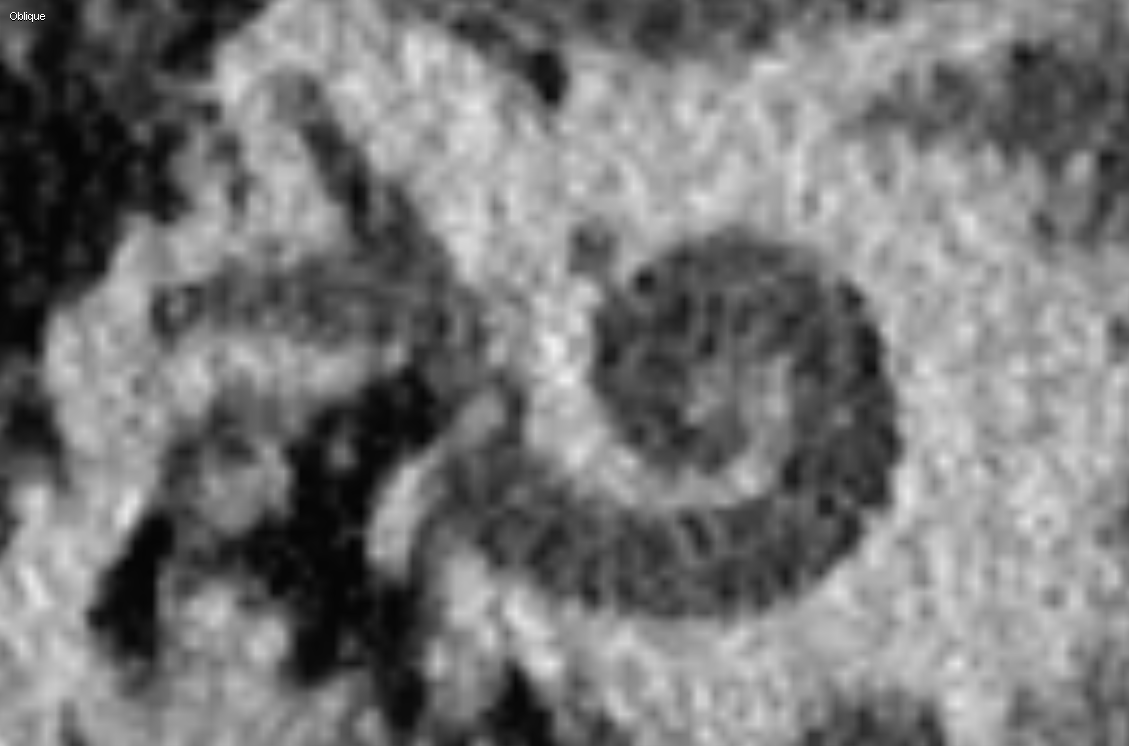
#> input picture DATA/ID03/ID03pre.png, 1129 x 746 px; its folder holds only this picture in this run
$ python main.py
#> lines starting #> are read from the running program, lines starting #| are printed output that depends on the picture; after the words box and inside, x2 and y2 are one past the last pixel; in counts of white or black regions, pixels touching at a corner belong together; pictures that were not available may be replaced by others from this repository, and a replacement may not be noted
#> further down, pre is the input picture: shape (746, 1129, 4) float32; mean R, G, B, A 0.467, 0.467, 0.467, 1
### utils.py

import sys
import numpy as np
from skimage import  measure
from scipy import spatial
import cv2
import imutils
from operator import itemgetter


def crop_image(img):
    '''
    Crops image to remove text in top left/right corner.
    '''
    crop_img = img[50:img.shape[0], 0:img.shape[1]]
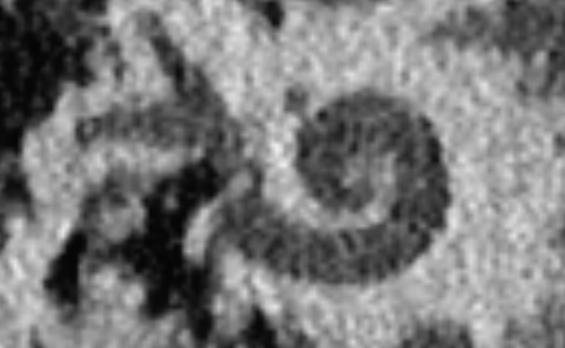
#> crop_img: shape (696, 1129, 4) float32 (shown at 1/2 size); mean R, G, B, A 0.472, 0.472, 0.472, 1
    return crop_img

def normalize(img):
    '''
    Normalize image so all pixel values are between 0 and 1.
    '''
    min_pixel = np.amin(img)
#> min_pixel = 0.0118
    max_pixel = np.amax(img)
#> max_pixel = 1
    norm_img = (img - min_pixel) * (1 / (max_pixel - min_pixel))
    return norm_img


def find_bright_points(image):
    '''
    Find brightest points in image. Function uses thresholding, based on the
    mean pixel of an image, to extract the brightest pixels.
    INPUT:
        - image: post-operative image
    OUTPUT:
        - thresh_img: mask image showing pixels between determined threshold and 1
    '''
    gray = cv2.cvtColor(image, cv2.COLOR_BGR2GRAY)
    mean_pixel = np.mean(gray)
#> mean_pixel = 0.465
    if mean_pixel < 0.1:
        thresh = 0.155
    elif mean_pixel > 0.1 and mean_pixel < 0.2:
        thresh = 0.35
    elif mean_pixel > 0.2 and mean_pixel < 0.285:
        thresh = 0.5
    elif mean_pixel > 0.285 and mean_pixel < 0.5:
        thresh = 0.8
    elif mean_pixel > 0.5:
        thresh = 0.99
    thresh_img = cv2.threshold(gray, thresh, 1, cv2.THRESH_BINARY)[1]
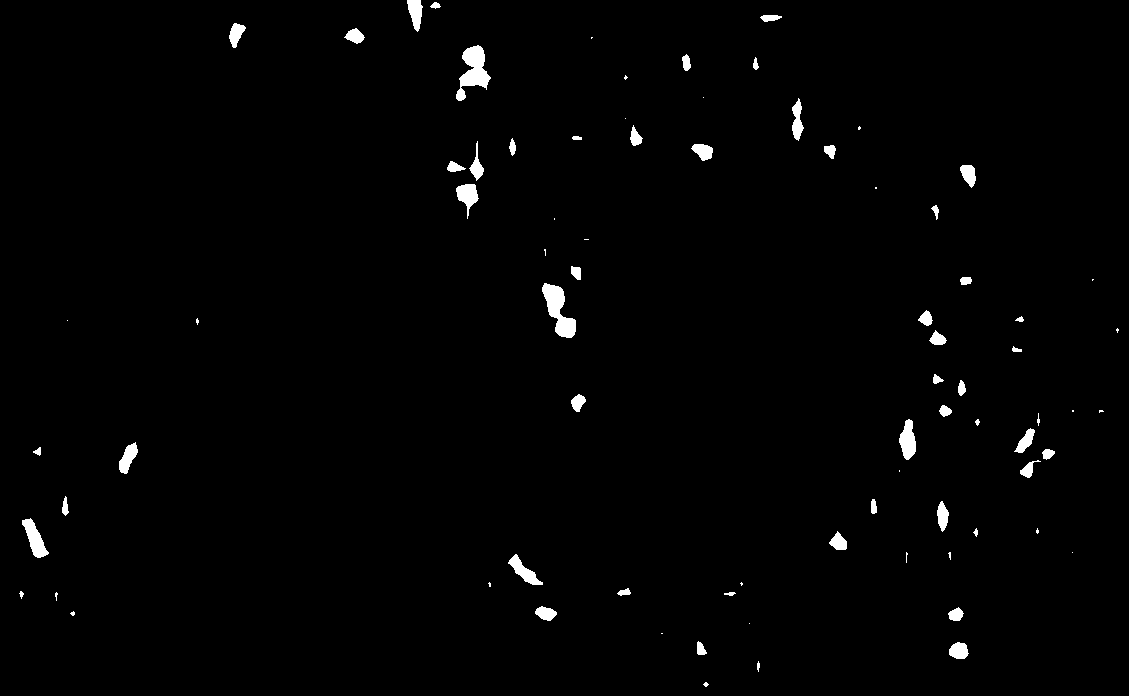
#> thresh_img: shape (696, 1129) float32; values 0 (black) and 1 (white), 1.3% white; 80 white regions (27 under 20 px), largest, box (x1, y1, x2, y2) and area: (456, 45, 491, 101) 953, (542, 283, 576, 338) 916, (22, 518, 49, 558) 501
    # perform a series of erosions and dilations to remove
    # any small blobs of noise from the thresholded image
    thresh_img = cv2.erode(thresh_img, None, iterations=6)
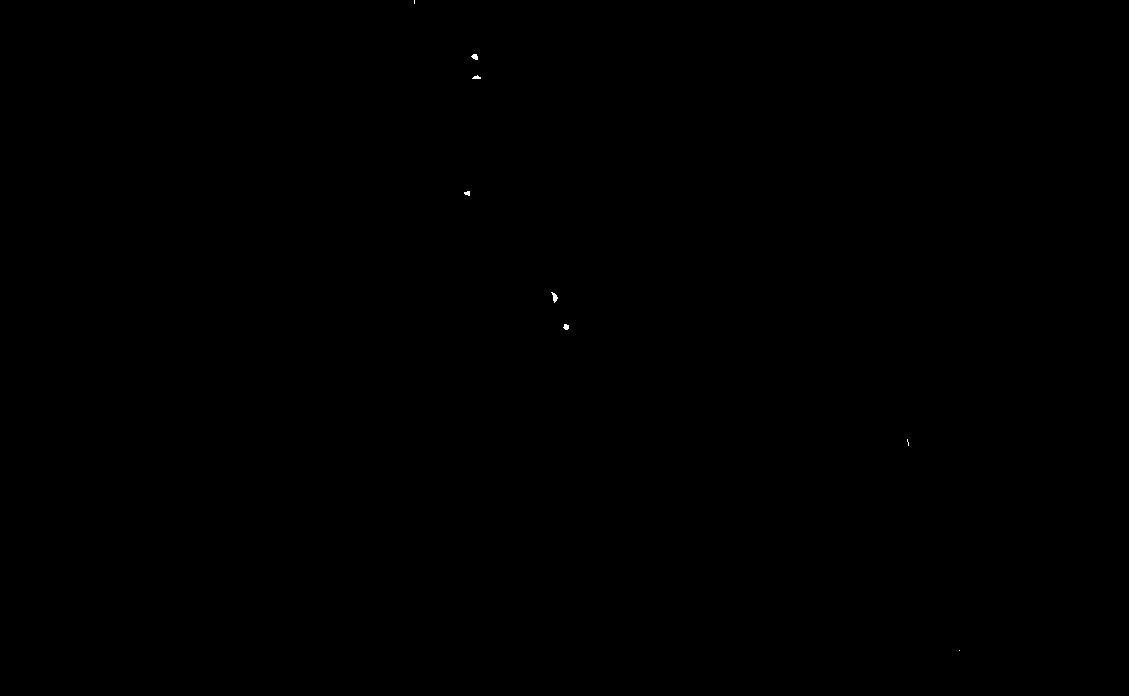
#> thresh_img: shape (696, 1129) float32; values 0 (black) and 1 (white), 0.02% white; 8 white regions (3 under 20 px), largest, box (x1, y1, x2, y2) and area: (551, 292, 558, 303) 38, (471, 54, 478, 60) 30, (563, 324, 569, 330) 27, (472, 75, 481, 79) 23, (464, 191, 470, 196) 22
    thresh_img = cv2.dilate(thresh_img, None, iterations=4)
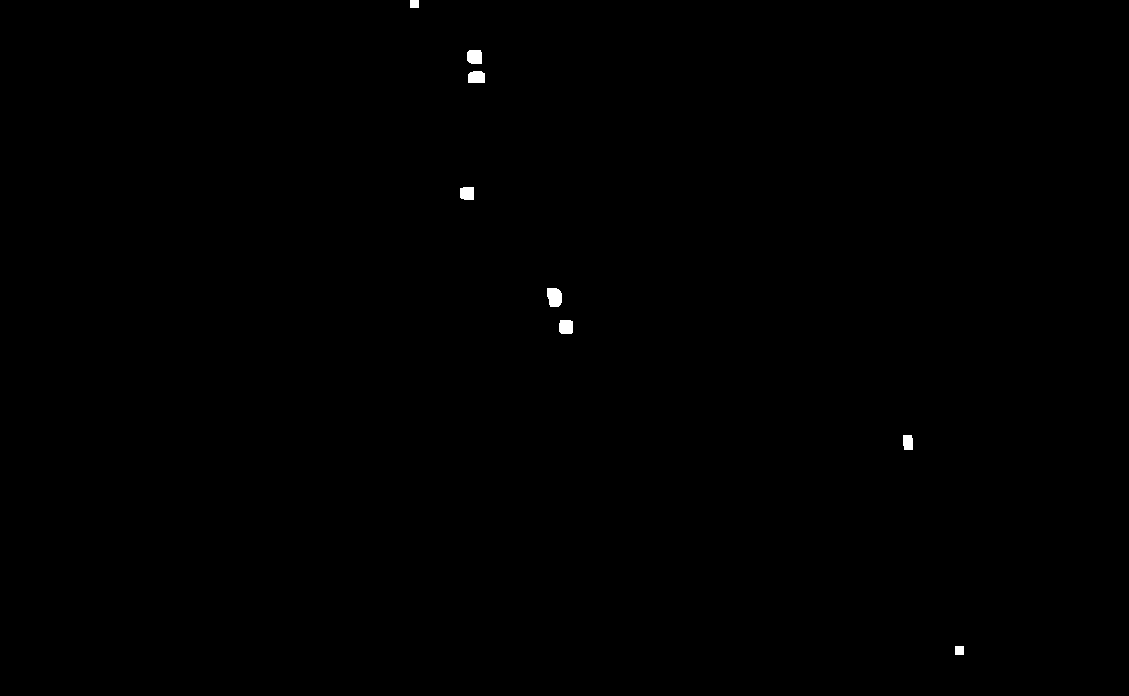
#> thresh_img: shape (696, 1129) float32; values 0 (black) and 1 (white), 0.16% white; 8 white regions, largest, box (x1, y1, x2, y2) and area: (547, 288, 562, 307) 246, (467, 50, 482, 64) 198, (468, 71, 485, 83) 191

    return thresh_img

def select_spiral(thresh_img, center):
    '''
    Remove detected components that are more than 400 pixels left or right from the spiral center.
    INPUTS:
        - thresh_img: thresholded image showing contours (bright spots) - output from find_bright_points function
        - center: coordinates of spiral center
    OUTPUTS:
        - thresh_img_spiral: thresholded image containing only components within 400 of spiral center
    '''
    # copy thresh_img so original image won't be changed
    thresh_img_spiral = thresh_img.copy()
    # if spiral center is less than 400 pixels from either boundary, don't need to remove from that side
    # otherwise, set all pixels from 0 to center-400 and center+400 to end equal to zero
    if center[0] > 400 and center[0] < thresh_img.shape[1]-400:
        thresh_img_spiral[:, :int(center[0])-400] = 0
        thresh_img_spiral[:, int(center[0])+400:] = 0
    elif center[0] < 400 and center[0] < thresh_img.shape[1]-400:
        thresh_img_spiral[:, int(center[0])+400:] = 0
    elif center[0] > 400 and center[0] > thresh_img.shape[1]-400:
        thresh_img_spiral[:, :int(center[0])-400] = 0
    return thresh_img_spiral

def find_components(mask):
    '''
    Function finds all connected components (white parts of image), then determines which section of the image
    contains the most components. The components that are not in this section are blacked out.
    INPUT:
        - mask: mask image containing brightest points
    OUTPUT:
        - comp_img: image containing only components around spiral center
    '''
    #create empty list to store number of components in each section
    num_comps = list()
    #create copy of mask so original doesn't get changed
    mask_img = mask.copy()
    mask_img = np.uint8(mask_img)
    #loop over columns of mask
    for i in range(0, mask_img.shape[1]):
        nb_components, output, stats, centroids = cv2.connectedComponentsWithStats(mask_img[:,i:i+400], connectivity=8)
        #connectedComponentswithStats yields every seperated component with information on each of them, such as size
        #remove the background component
        sizes = stats[1:, -1]; nb_components = nb_components - 1
        num_comps.append(nb_components)
#> this loop made 1129 passes
#> (nb_components, stats, centroids, sizes) on passes 12 to 14: (1, [[0, 0, 400, 696, 278392], [399, 0, 1, 8, 8]], [[199.5, 347.5], [399, 3.5]], [8]), (1, [[0, 0, 400, 696, 278384], [398, 0, 2, 8, 16]], [[199.5, 347.5], [398.5, 3.5]], [16]), (1, [[0, 0, 400, 696, 278376], [397, 0, 3, 8, 24]], [[199.5, 347.5], [398, 3.5]], [24])
#> (the rest of the program and of its run is left out)
